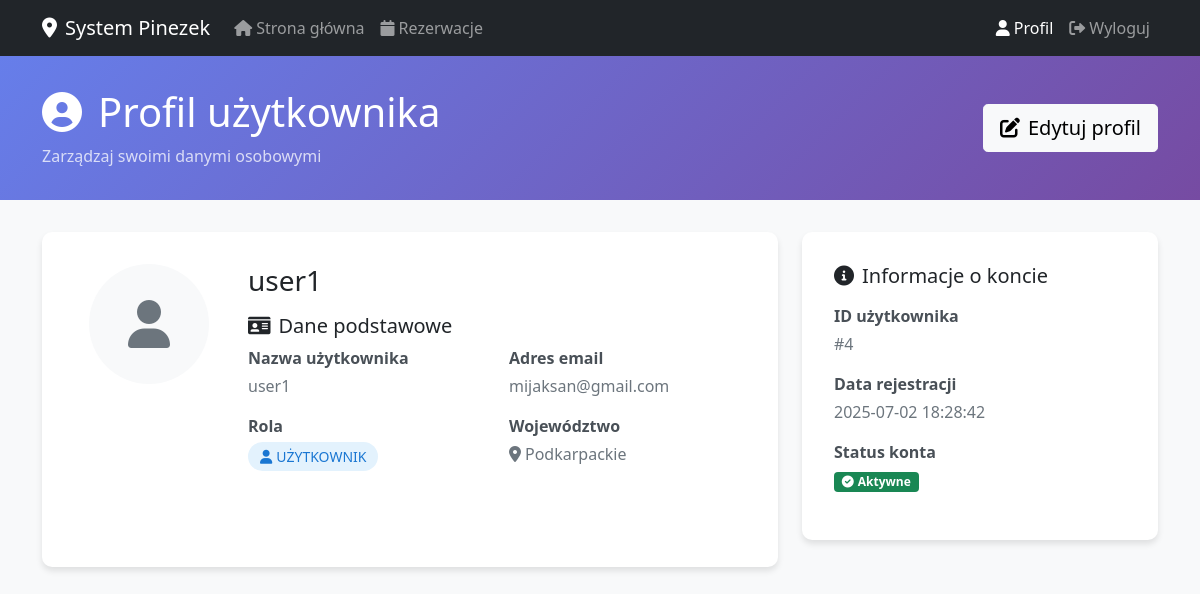
/profile (signed in), run on an earlier commit of the app's database.
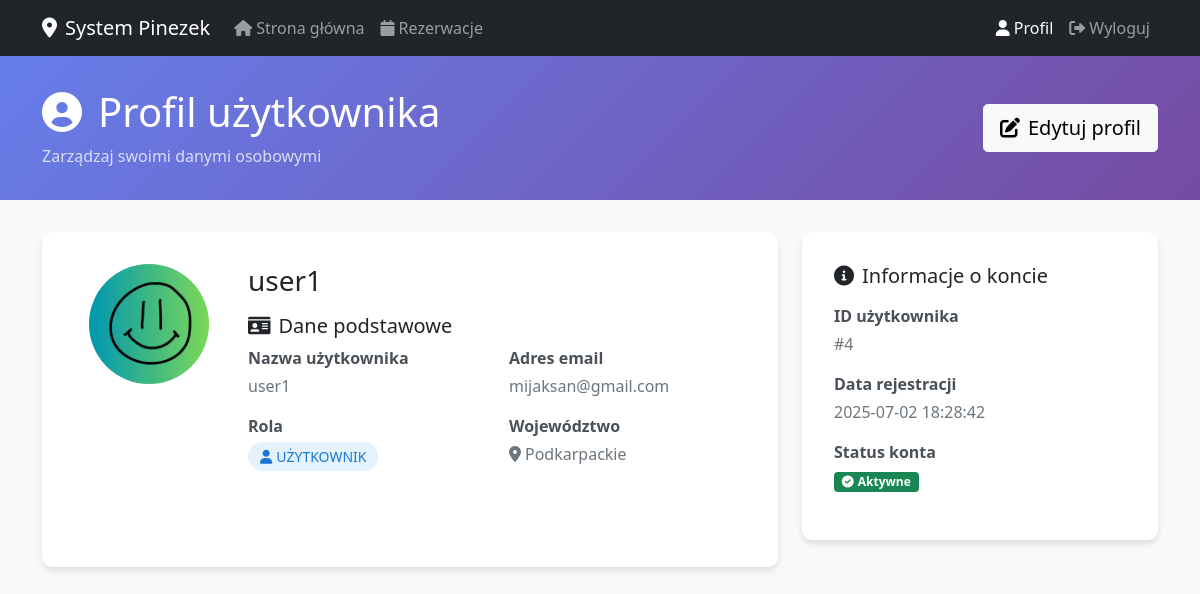
And on a later commit of the database.
### tables this page shows
CREATE TABLE users (
                id INTEGER PRIMARY KEY AUTOINCREMENT,
                username TEXT UNIQUE NOT NULL,
                email TEXT UNIQUE NOT NULL,
                hash TEXT NOT NULL,
                role INTEGER DEFAULT 0,
                voivodeship TEXT,
                regional_teacher_id INTEGER,
                first_name TEXT,
                last_name TEXT,
                phone TEXT,
                school TEXT,
                subjects TEXT,
                experience_years INTEGER,
                bio TEXT,
                profile_picture TEXT,
                created_at TIMESTAMP DEFAULT CURRENT_TIMESTAMP,
                is_online INTEGER DEFAULT 0,
                last_online TIMESTAMP,
                teaching_modes TEXT DEFAULT 'online',
                availability_hours INTEGER DEFAULT 8,
                parental_email TEXT,
                password_setup_token TEXT,
                token_expiry TIMESTAMP,
                password_reset_token TEXT,
                password_reset_expiry TIMESTAMP,
                tmethod TEXT DEFAULT 'default_method'
            );

### app.py (the view, shortened to what this page needs)
@app.route("/profile", methods=["GET", "POST"])
def profile():
    if "user_id" not in session:
        flash("Musisz być zalogowany", "error")
        return redirect(url_for("login"))
    user_id = session["user_id"]
    db = get_db()
    user_row = db.execute("""
        SELECT u.*, rt.username as regional_teacher_name, rt.email as regional_teacher_email
        FROM users u
        LEFT JOIN users rt ON u.regional_teacher_id = rt.id
        WHERE u.id = ?
    """, (user_id,)).fetchone()
    user = row_to_dict(user_row)
    user['role_name'] = get_role_name(user['role'])
    return render_template("profile.html", user=user, school_subjects=SCHOOL_SUBJECTS)

### app.py (called while the page is built)
def get_db():
    db = getattr(g, '_database', None)
    if db is None:
        db = g._database = sqlite3.connect(DATABASE)
        db.row_factory = sqlite3.Row
    return db

@app.teardown_appcontext
def close_connection(exception):
    db = getattr(g, '_database', None)
    if db is not None:
        db.close()

def row_to_dict(row):
    return dict(row) if row else None

@app.context_processor
def utility_processor():
    return dict(
        get_day_name=get_day_name,
        get_role_name=get_role_name,
        datetime=datetime,
        timedelta=timedelta,
        format_time_slot=format_time_slot
    )

def get_role_name(role_id):
    role_names = {
        ROLE_USER: "user",
        ROLE_TEACHER: "teacher",
        ROLE_REGIONAL_TEACHER: "regional_teacher",
        ROLE_ADMIN: "admin"
    }
    return role_names.get(role_id, "user")

### templates/profile.html (shortened to what this page needs)
<!DOCTYPE html>
<html lang="pl">
<head>
    <link href="https://cdn.jsdelivr.net/npm/bootstrap@5.1.3/dist/css/bootstrap.min.css" rel="stylesheet">
    <link href="https://cdnjs.cloudflare.com/ajax/libs/font-awesome/6.0.0/css/all.min.css" rel="stylesheet">
</head>
<body class="bg-light">
    <nav class="navbar navbar-expand-lg navbar-dark bg-dark">
        <div class="container">
            <a class="navbar-brand" href="{{ url_for('index') }}">
                <i class="fas fa-map-marker-alt me-2"></i>System Pinezek
            </a>
            <div class="collapse navbar-collapse" id="navbarNav">
                <ul class="navbar-nav me-auto">
                    <li class="nav-item">
                        <a class="nav-link" href="{{ url_for('index') }}">
                            <i class="fas fa-home me-1"></i>Strona główna
                        </a>
                    </li>
                    <li class="nav-item">
                        <a class="nav-link" href="{{ url_for('bookings') }}">
                            <i class="fas fa-calendar me-1"></i>Rezerwacje
                        </a>
                    </li>
                </ul>
                <ul class="navbar-nav">
                    <li class="nav-item">
                        <a class="nav-link active" href="{{ url_for('profile') }}">
                            <i class="fas fa-user me-1"></i>Profil
                        </a>
                    </li>
                    <li class="nav-item">
                        <a class="nav-link" href="{{ url_for('logout') }}">
                            <i class="fas fa-sign-out-alt me-1"></i>Wyloguj
                        </a>
                    </li>
                </ul>
            </div>
        </div>
    </nav>
    <div class="profile-header">
        <div class="container">
            <div class="row align-items-center">
                <div class="col-md-8">
                    <h1 class="mb-2">
                        <i class="fas fa-user-circle me-3"></i>Profil użytkownika
                    </h1>
                    <p class="mb-0 opacity-75">Zarządzaj swoimi danymi osobowymi</p>
                </div>
                <div class="col-md-4 text-md-end">
                    <button class="btn btn-light btn-lg" data-bs-toggle="modal" data-bs-target="#editModal">
                        <i class="fas fa-edit me-2"></i>Edytuj profil
                    </button>
                </div>
            </div>
        </div>
    </div>
    <div class="container">
        <div class="row">
            <div class="col-lg-8">
                <div class="profile-card">
                    <div class="row">
                        <div class="col-md-3 text-center">
                            <div class="profile-avatar mx-auto">
                                {% if user.profile_picture %}
                                <img src="{{ url_for('static', filename='profile_pictures/' + user.profile_picture) }}" alt="Profile Picture">
                                {% else %}
                                <i class="fas fa-user"></i>
                                {% endif %}
                            </div>
                        </div>
                        <div class="col-md-9">
                            <h3 class="mb-3">
                                {% if user.first_name or user.last_name %}
                                    {{ user.first_name }} {{ user.last_name }}
                                    <small class="text-muted d-block">({{ user.username }})</small>
                                {% else %}
                                    {{ user.username }}
                                {% endif %}
                            </h3>
                            <div class="profile-section">
                                <h5><i class="fas fa-id-card me-2"></i>Dane podstawowe</h5>
                                <div class="row">
                                    <div class="col-md-6">
                                        <div class="info-label">Nazwa użytkownika</div>
                                        <div class="info-value">{{ user.username }}</div>
                                    </div>
                                    <div class="col-md-6">
                                        <div class="info-label">Adres email</div>
                                        <div class="info-value">{{ user.email or 'Nie podano' }}</div>
                                    </div>
                                    <div class="col-md-6">
                                        <div class="info-label">Rola</div>
                                        <div class="info-value">
                                            <span class="role-badge role-{{ user.role_name }}">
                                                {% if user.role_name == 'admin' %}
                                                    <i class="fas fa-crown me-1"></i>Administrator
                                                {% elif user.role_name == 'regional_teacher' %}
                                                    <i class="fas fa-chalkboard-teacher me-1"></i>Nauczyciel regionalny
                                                {% elif user.role_name == 'teacher' %}
                                                    <i class="fas fa-graduation-cap me-1"></i>Nauczyciel
                                                {% else %}
                                                    <i class="fas fa-user me-1"></i>Użytkownik
                                                {% endif %}
                                            </span>
                                        </div>
                                    </div>
                                    {% if user.voivodeship %}
                                    <div class="col-md-6">
                                        <div class="info-label">Województwo</div>
                                        <div class="info-value">
                                            <i class="fas fa-map-marker-alt me-1"></i>{{ user.voivodeship|title }}
                                        </div>
                                    </div>
                                    {% endif %}
                                </div>
                            </div>
                        </div>
                    </div>
                </div>
            </div>
            <div class="col-lg-4">
                <div class="profile-card">
                    <h5 class="mb-3">
                        <i class="fas fa-info-circle me-2"></i>Informacje o koncie
                    </h5>
                    <div class="info-label">ID użytkownika</div>
                    <div class="info-value">#{{ user.id }}</div>
                    <div class="info-label">Data rejestracji</div>
                    <div class="info-value">{{ user.created_at }}</div>
                    <div class="info-label">Status konta</div>
                    <div class="info-value">
                        <span class="badge bg-success">
                            <i class="fas fa-check-circle me-1"></i>Aktywne
                        </span>
                    </div>
                </div>
            </div>
        </div>
    </div>
</body>
</html>

### templates/profile.html (style rules this page uses)
.profile-header { background: linear-gradient(135deg, #667eea 0%, #764ba2 100%); color: white; padding: 2rem 0; margin-bottom: 2rem; }
.profile-card { background: white; border-radius: 10px; box-shadow: 0 4px 6px rgba(0, 0, 0, 0.1); padding: 2rem; margin-bottom: 2rem; }
.profile-avatar { width: 120px; height: 120px; background: #f8f9fa; border-radius: 50%; display: flex; align-items: center; justify-content: center; font-size: 3rem; color: #6c757d; margin-bottom: 1rem; overflow: hidden; }
.profile-avatar img { width: 100%; height: 100%; object-fit: cover; }
.info-label { font-weight: 600; color: #495057; margin-bottom: 0.25rem; }
.info-value { color: #6c757d; margin-bottom: 1rem; }
.role-badge { display: inline-block; padding: 0.25rem 0.75rem; border-radius: 20px; font-size: 0.875rem; font-weight: 500; text-transform: uppercase; }
.role-user { background-color: #e3f2fd; color: #1976d2; }
.profile-section { margin-bottom: 2rem; padding-bottom: 1rem; border-bottom: 1px solid #eee; }
.profile-section:last-child { border-bottom: none; }

What changed in the data, as far as the page shows it:
changed users "user1": profile_picture: picture added
